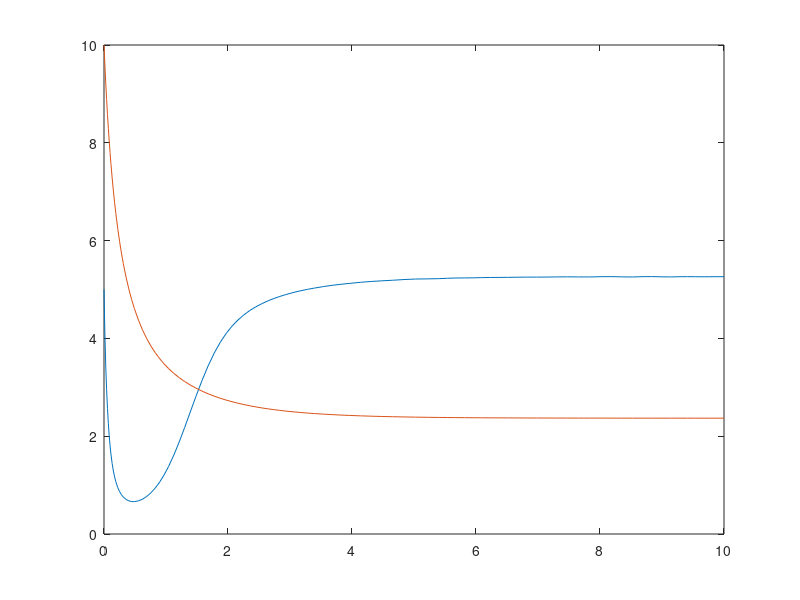

MATLAB code for this plot:
%% 3.1
clear; clc;

% define the interval
ts=0; te=8;

% initial value
y0=0;

% definition of the ode (right hand side)
ode_31=@(t,y) [-2*y+sin(t)+exp(-t)];

% solve the ode
[t,y]=ode45(ode_31,[ts te],y0);

plot(t,y);


%% 3.2
clear; clc; 

% define the interval
ts=0; te=10;

% initial values
x10=1;
x20=0;

% definition of the ode (right hand side)
ode_32=@(t,x) [x(2); -0.2*x(2)-x(1)];

% solve the ode
[t,x]=ode45(ode_32,[ts te],[x10; x20]);

plot(t,x(:,1));


%% 3.3

% Parameters
alpha1=10;
beta1=1;
gamma1=2;
alpha2=1;
beta2=0.4;
gamma2=0.01;

% define the interval
ts=0; te=10;

% initial values
p10=5;
p20=10;

% definition of the ode (right hand side)
ode_33=@(t,p) [alpha1*p(1)-beta1*p(1)^2-gamma1*p(1)*p(2); ...
			   alpha2*p(2)-beta2*p(2)^2-gamma2*p(1)*p(2)];

% solve the ode
[t,p]=ode45(ode_33,[ts te],[p10; p20]);

plot(t,p);